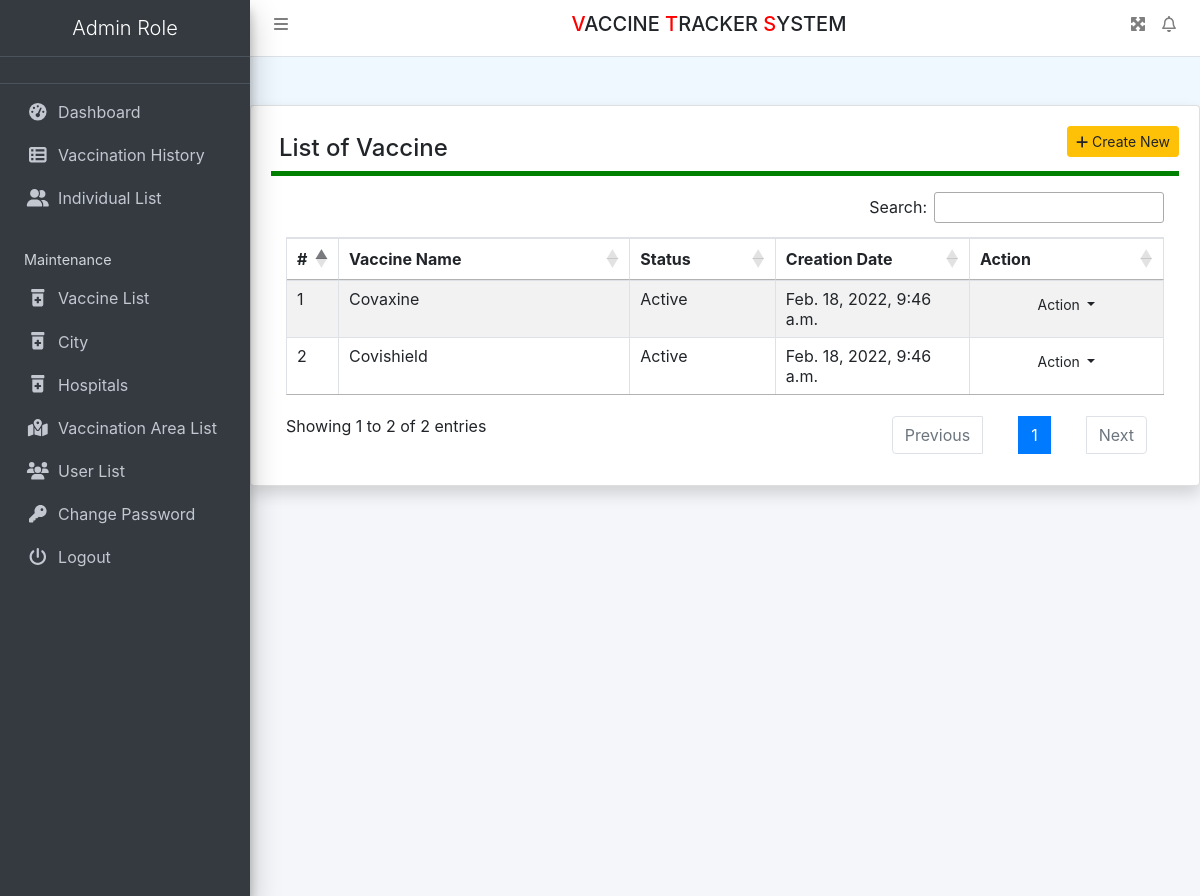
The app's page /vaccine (signed in) with its own data.
### vaccine/models.py (models this page shows, shortened)
class VaccineList(models.Model):
    Name = models.CharField(max_length=250, null=True)
    Status = models.CharField(max_length=200, null=True)
    CreationDate = models.DateTimeField(auto_now_add=True)

### vaccine/views.py (the view)
# urls.py: path('vaccine', vaccine, name='vaccine'),
def vaccine(request):
    if not request.user.is_authenticated:
        return redirect('admin_login')
    vlist = VaccineList.objects.all()
    try:
        if request.method == "POST":
            name = request.POST['Name']
            status = request.POST['Status']
            try:
                VaccineList.objects.create(Name=name, Status=status)
                error = "no"
            except:
                error = "yes"
    except:
        pass
    return render(request, 'vaccine.html', locals())

### vaccine/templates/vaccine.html (shortened to what this page needs)
{% extends 'header.html' %}
{% block main %}
<div class="card shadow mt-5">
    <div class="card-body">
        <a href="#" class="btn btn-warning btn-sm float-right"
           data-target="#addpro" data-toggle="modal"><i class="fa fa-plus"></i>
            Create New</a>
        <h4 class="p-2" style="border-bottom: 5px solid green;">List of Vaccine</h4>
        <div class="container-fluid mt-3">
            <table id="example" class="table table-striped table-bordered">
                <colgroup>
					<col width="5%">
					<col width="30%">
					<col width="15%">
					<col width="20%">
					<col width="20%">
				</colgroup>
                <thead>
                <tr>
                    <th>#</th>
                    <th>Vaccine Name</th>
                    <th>Status</th>
                    <th>Creation Date</th>
                    <th>Action</th>
                </tr>
                </thead>
                <tbody>
                {% for i in vlist%}
                <tr>
                    <td>{{forloop.counter}}</td>
                    <td>{{i.Name}}</td>
                    <td>{{i.Status}}</td>
                    <td>{{i.CreationDate}}</td>
                    <td align="center">
                        <button type="button" class="btn btn-flat btn-default btn-sm dropdown-toggle dropdown-icon"
                                data-toggle="dropdown">
                            Action
                        </button>
                    </td>
                </tr>
                 {% endfor %}
                </tbody>
            </table>
        </div>
    </div>
</div>
{% endblock %}

### vaccine/static/css/all.css (style rules this page uses)
.fa-plus:before { content: "\f067"; }

### vaccine/templates/header.html (style rules this page uses)
body { background-color: aliceblue; }

### records on screen
VaccineList: Name "Covaxine", Status "Active", CreationDate "Feb. 18, 2022, 9:46 a.m."
VaccineList: Name "Covishield", Status "Active", CreationDate "Feb. 18, 2022, 9:46 a.m."
